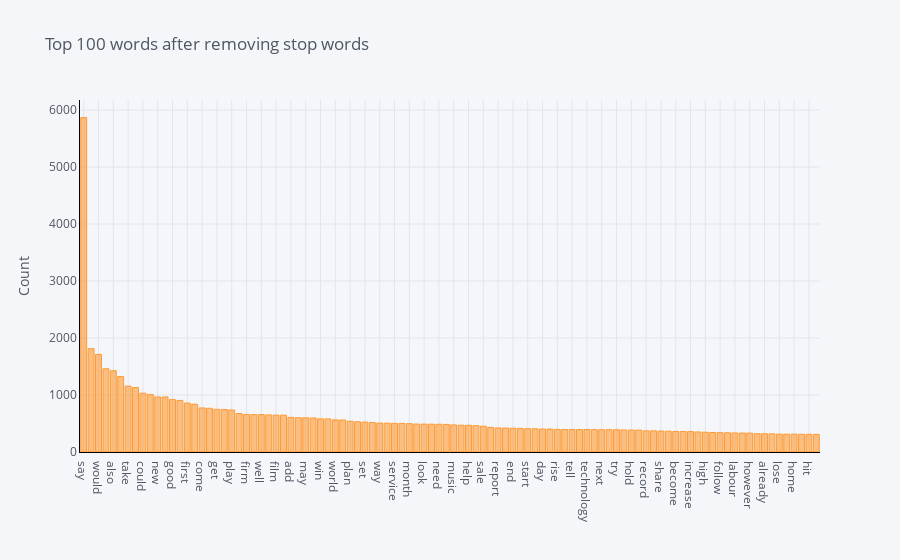

This figure's notebook cell:
### Code cell
plot_model()

### Figure 1 — Plotly figure (JSON) as saved in the notebook; plotly's stock layout.template omitted (floating-point values rounded to 4 significant figures)
{"data": [{"marker": {"color": "rgba(255, 153, 51, 0.6)", "line": {"color": "rgba(255, 153, 51, 1.0)", "width": 1}}, "name": "count", "orientation": "v", "text": "", "type": "bar", "x": ["say", "year", "would", "make", "also", "people", "take", "go", "could", "time", "new", "use", "good", "last", "first", "game", "come", "government", "get", "see", "play", "work", "firm", "show", "well", "give", "film", "company", "add", "number", "may", "want", "win", "include", "world", "many", "plan", "think", "set", "player", "way", "week", "service", "country", "month", "big", "look", "call", "need", "back", "music", "market", "help", "know", "sale", "expect", "report", "still", "end", "offer", "start", "top", "day", "find", "rise", "lead", "tell", "put", "technology", "second", "next", "claim", "try", "much", "hold", "part", "record", "move", "share", "pay", "become", "early", "increase", "run", "high", "believe", "follow", "election", "labour", "place", "however", "face", "already", "issue", "lose", "change", "home", "business", "hit", "right"], "y": [5867, 1813, 1712, 1460, 1426, 1324, 1156, 1131, 1032, 1010, 966, 966, 919, 905, 859, 838, 773, 767, 749, 747, 737, 676, 660, 656, 656, 651, 647, 646, 608, 601, 600, 597, 582, 580, 564, 562, 540, 530, 524, 518, 508, 506, 503, 502, 497, 490, 489, 488, 487, 484, 475, 470, 469, 463, 452, 432, 422, 421, 418, 415, 409, 407, 403, 403, 396, 395, 395, 394, 394, 392, 391, 391, 391, 386, 385, 384, 372, 371, 368, 365, 360, 359, 358, 352, 347, 342, 339, 337, 334, 333, 331, 322, 320, 319, 313, 313, 313, 311, 310, 309]}], "layout": {"legend": {"bgcolor": "#F5F6F9", "font": {"color": "#4D5663"}}, "paper_bgcolor": "#F5F6F9", "plot_bgcolor": "#F5F6F9", "title": {"font": {"color": "#4D5663"}, "text": "Top 100 words after removing stop words"}, "xaxis": {"gridcolor": "#E1E5ED", "linecolor": "black", "showgrid": true, "tickfont": {"color": "#4D5663"}, "title": {"font": {"color": "#4D5663"}, "text": ""}, "zerolinecolor": "#E1E5ED"}, "yaxis": {"gridcolor": "#E1E5ED", "linecolor": "black", "showgrid": true, "tickfont": {"color": "#4D5663"}, "title": {"font": {"color": "#4D5663"}, "text": "Count"}, "zerolinecolor": "#E1E5ED"}}}
